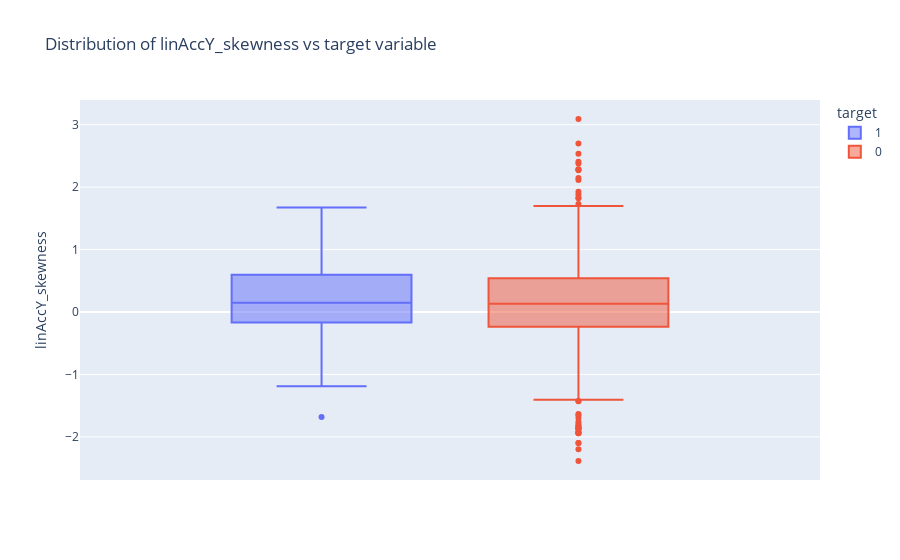

Write notebook code for a chart like this one.
### Code cell
fig = px.box(data_custom, y="linAccY_skewness", color="target",title = 'Distribution of linAccY_skewness vs target variable')
fig.update_traces(quartilemethod="exclusive") 
fig.show()

### Figure 1 — Plotly figure (JSON) as saved in the notebook; plotly's stock layout.template omitted (floating-point values rounded to 4 significant figures; data arrays with more than 128 entries replaced by an {"elided": "..."} marker saying what was removed)
{"data": [{"alignmentgroup": "True", "hovertemplate": "target=1<br>linAccY_skewness=%{y}<extra></extra>", "legendgroup": "1", "marker": {"color": "#636efa"}, "name": "1", "notched": false, "offsetgroup": "1", "orientation": "v", "quartilemethod": "exclusive", "showlegend": true, "type": "box", "x0": " ", "xaxis": "x", "y": {"elided": "274 float values"}, "y0": " ", "yaxis": "y"}, {"alignmentgroup": "True", "hovertemplate": "target=0<br>linAccY_skewness=%{y}<extra></extra>", "legendgroup": "0", "marker": {"color": "#EF553B"}, "name": "0", "notched": false, "offsetgroup": "0", "orientation": "v", "quartilemethod": "exclusive", "showlegend": true, "type": "box", "x0": " ", "xaxis": "x", "y": {"elided": "2511 float values"}, "y0": " ", "yaxis": "y"}], "layout": {"boxmode": "group", "legend": {"title": {"text": "target"}, "tracegroupgap": 0}, "title": {"text": "Distribution of linAccY_skewness vs target variable"}, "xaxis": {"anchor": "y", "domain": [0, 1]}, "yaxis": {"anchor": "x", "domain": [0, 1], "title": {"text": "linAccY_skewness"}}}}
